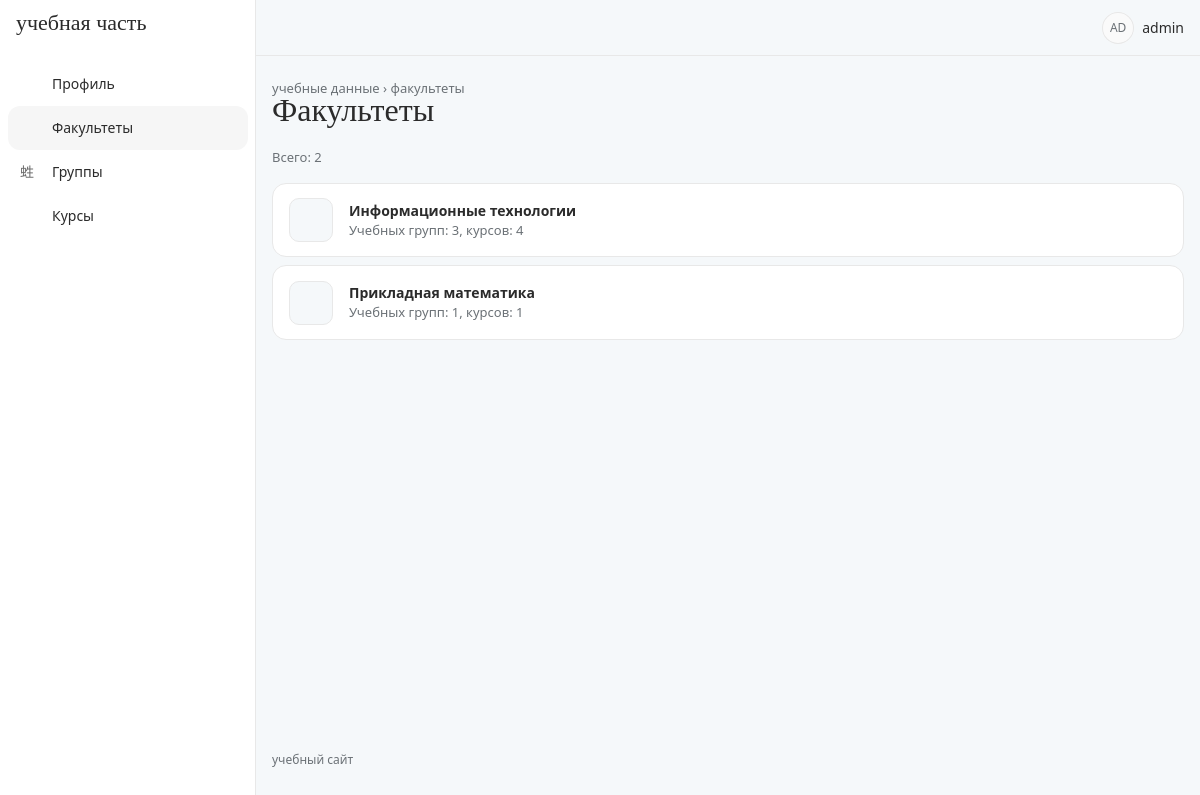
The app's page /departments/ (signed in) with its own data.
### accounts/models.py (models this page shows, shortened)
class Department(models.Model):
    name = models.CharField(max_length=200)

### accounts/views.py (the view)
# urls.py: path('departments/', views.department_list, name='department_list'),
@login_required
def department_list(request):
    departments = Department.objects.all()
    return render(
        request,
        'department_list.html',
        {
            'departments': departments,
            'is_methodist': is_methodist(
                request.user
            ),
        }
    )

### accounts/views.py (called while the page is built)
def is_methodist(user):
    return user.groups.filter(
        name='Методист'
    ).exists()

### templates/department_list.html (shortened to what this page needs)
{% extends 'base.html' %}
{% block pretitle %}<span class="crumbs"><a href="/profile/">учебные данные</a> › факультеты</span>{% endblock %}
{% block page_title %}Факультеты{% endblock %}
{% block content %}
<div class="filter-bar">
    <span class="text-secondary">Всего: {{ departments|length }}</span>
</div>
{% for department in departments %}
    <div class="list-row">
        <div class="list-row-icon"><i class="ti ti-building"></i></div>
        <div class="list-row-main">
            <div class="fw-bold">{{ department.name }}</div>
            <div class="list-row-sub">Учебных групп: {{ department.groups.count }}, курсов: {{ department.courses.count }}</div>
        </div>
    </div>
{% endfor %}
{% endblock %}

### templates/base.html (shortened to what this page needs)
{% load static %}
<!DOCTYPE html>
<html lang="ru" data-bs-theme="light" data-bs-navbar-position="vertical">
<head>
    <link rel="stylesheet" href="{% static 'core/dist/css/tabler.min.css' %}">
    <link rel="stylesheet" href="{% static 'vendor/tabler-icons/tabler-icons.min.css' %}">
    <link rel="stylesheet" href="{% static 'css/theme.css' %}?=v3">
    <link rel="stylesheet" href="{% static 'css/style.css' %}?=v3">
</head>
<body>
<div class="page">
    <aside class="navbar navbar-vertical navbar-expand-lg">
        <div class="container-fluid">
            <a href="/profile/" class="navbar-brand text-reset">учебная часть</a>
            <div class="collapse navbar-collapse" id="sidebar-menu">
                <ul class="navbar-nav pt-lg-3">
                    <li class="nav-item {% if request.path == '/profile/' %}active{% endif %}">
                        <a class="nav-link" href="/profile/">
                            <span class="nav-link-icon"><i class="ti ti-user-circle"></i></span>
                            <span class="nav-link-title">Профиль</span>
                        </a>
                    </li>
                    <li class="nav-item {% if '/departments/' in request.path %}active{% endif %}">
                        <a class="nav-link" href="/departments/">
                            <span class="nav-link-icon"><i class="ti ti-building"></i></span>
                            <span class="nav-link-title">Факультеты</span>
                        </a>
                    </li>
                    <li class="nav-item {% if '/groups/' in request.path %}active{% endif %}">
                        <a class="nav-link" href="/groups/">
                            <span class="nav-link-icon"><i class="ti ti-users-group"></i></span>
                            <span class="nav-link-title">Группы</span>
                        </a>
                    </li>
                    <li class="nav-item {% if '/courses/' in request.path %}active{% endif %}">
                        <a class="nav-link" href="/courses/">
                            <span class="nav-link-icon"><i class="ti ti-book"></i></span>
                            <span class="nav-link-title">Курсы</span>
                        </a>
                    </li>
                </ul>
            </div>
        </div>
    </aside>
    <header class="navbar navbar-expand-md d-none d-lg-flex">
        <div class="container-xl">
            <div class="navbar-nav flex-row ms-auto align-items-center">
                <a href="?theme=dark" class="nav-link hide-theme-dark" title="Тёмная тема">
                    <i class="ti ti-moon fs-2 header-icon"></i>
                </a>
                {% if user.is_authenticated %}
                <div class="nav-item dropdown ms-3">
                    <a href="#" class="nav-link d-flex align-items-center gap-2 p-0" data-bs-toggle="dropdown">
                        <span class="avatar avatar-sm">{{ user.username|slice:":2"|upper }}</span>
                        <span>{{ user.username }}</span>
                    </a>
                </div>
                {% endif %}
            </div>
        </div>
    </header>
    <div class="page-wrapper">
        <div class="page-header">
            <div class="container-xl">
                <div class="row g-2 align-items-center">
                    <div class="col">
                        <div class="page-pretitle">{% block pretitle %}учебные данные{% endblock %}</div>
                        <h2 class="page-title">{% block page_title %}{% endblock %}</h2>
                    </div>
                </div>
            </div>
        </div>
        <div class="page-body">
            <div class="container-xl">
                {% block content %}{% endblock %}
            </div>
        </div>
        <footer class="footer footer-transparent">
            <div class="container-xl text-secondary">учебный сайт</div>
        </footer>
    </div>
</div>
</body>
</html>

### static/css/theme.css (style rules this page uses)
:root { --app-ice: #f5f8fa; --app-sky: #7eb5d6; --app-cloud: #e8e8e8; --app-charcoal: #2b2b2b; --app-ink: light-dark(#2b2b2b, #e8e8e8); --tblr-font-sans-serif: system-ui, 'Segoe UI', Roboto, Arial, sans-serif; --tblr-primary: #2b2b2b; --tblr-primary-rgb: 43, 43, 43; --tblr-body-bg: light-dark(#f5f8fa, #1f2225); --tblr-bg-surface: light-dark(#ffffff, #2b2b2b); --tblr-body-color: light-dark(#2b2b2b, #e8e8e8); --tblr-secondary: light-dark(#6b7176, #a7adb2); --tblr-border-color: light-dark(#e8e8e8, #3a3e42); --tblr-border-color-translucent: light-dark(#e8e8e8, #3a3e42); --tblr-border-radius: 12px; --tblr-border-radius-lg: 20px; }
h1, h2, h3, .page-title, .card-title, .empty-title, .navbar-brand { font-family: Georgia, 'Times New Roman', serif; font-weight: 500; }
.page-title { font-size: 2rem; }
.page-pretitle { text-transform: lowercase; letter-spacing: 0; font-size: .8125rem; }
.navbar-brand { font-size: 1.375rem; text-transform: lowercase; }
.navbar-vertical .nav-link { border-radius: 999px; }
.navbar-vertical .nav-item.active > .nav-link { background: color-mix(in srgb, var(--app-sky) 30%, transparent); }
.page > header.navbar { background: transparent; border-bottom: 0; }
.crumbs a { color: var(--tblr-secondary); }
.filter-bar { display: flex; flex-wrap: wrap; align-items: center; gap: .375rem; margin-bottom: 1rem; font-size: .8125rem; }
.list-row { display: flex; align-items: center; gap: 1rem; margin-bottom: .5rem; padding: .9rem 1rem; background: var(--tblr-bg-surface); border: 1px solid var(--tblr-border-color); border-radius: 14px; }
.list-row-icon { flex: none; width: 44px; height: 44px; display: grid; place-items: center; border-radius: 10px; background: var(--tblr-body-bg); border: 1px solid var(--tblr-border-color); font-size: 1.25rem; }
.list-row-main { flex: 1 1 40%; min-width: 0; }
.list-row-sub { color: var(--tblr-secondary); font-size: .8125rem; }

### static/css/style.css (style rules this page uses)
.header-icon { color: var(--app-sky); }
.footer { font-size: .75rem; text-transform: lowercase; }

### records on screen
Department: name "Информационные технологии", groups.count "3", courses.count "4"
Department: name "Прикладная математика", groups.count "1", courses.count "1"

### other values on screen
{{ user.username|slice:":2"|upper }} "AD"
{{ user.username }} "admin"
{{ departments|length }} "2"
